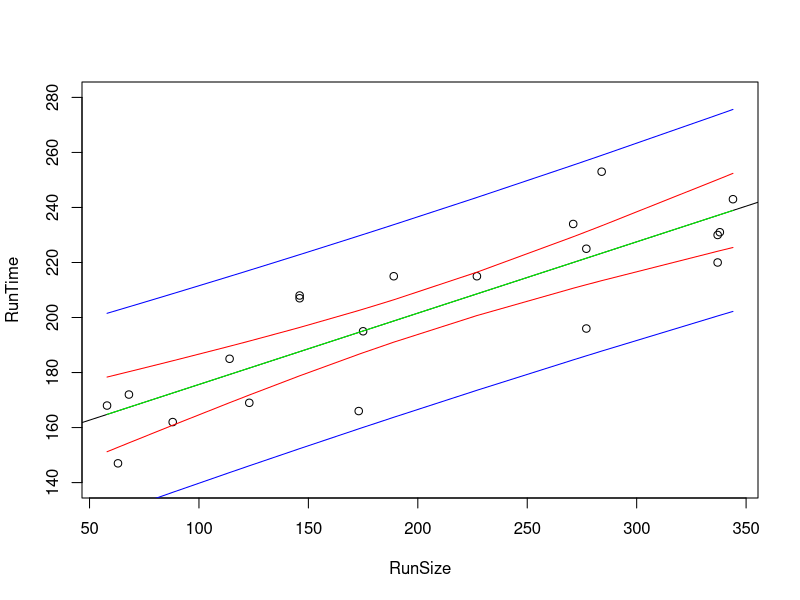

Generate this figure with R:
setwd("C:/hw/330")
production<-read.table("production.txt",header=T)

model<-lm(production$RunTime ~ production$RunSize)
result<-summary(model)

# calculate se(beta1_hat)

attach(production)
beta0_hat<-result$coefficients[1,1]
beta1_hat<-result$coefficients[2,1]
e<-RunTime - (beta0_hat + beta1_hat*RunSize)
s<-sqrt(sum(e^2)/(length(RunTime) - 2))
se_beta1_hat<-s/sqrt(sum((RunSize - mean(RunSize))^2))
se_beta1_hat
result # compare result of your calculation with that of R

# Hypothesis testing to see if beta1 is significant
.25924/.03714 # test statistic 
2*pt(.25924/.03714,length(RunSize)-2,lower.tail=F) # p value for determining whether to reject
# the null hypothesis

# create confidence interval for your parameters
# beta1_hat
result$coefficients[2,1]+c(-1,1)*qt(.975,length(RunSize)-2)*result$coefficients[2,2]
# beta0_hat
result$coefficients[1,1]+c(-1,1)*qt(.975,length(RunTime)-2)*result$coefficients[1,2]

# creating confidence and prediction intervals around the regression line
conf_result<-predict(model,interval="confidence",level=0.95)
pred_result<-predict(model,data.frame(RunSize),level=.95,interval="prediction")

pop1<-data.frame(RunSize,conf_result)
pop2<-data.frame(RunSize,pred_result)
pop1<-pop1[order(pop1$RunSize),]  # these two lines smooth out the lines you plot
pop2<-pop2[order(pop2$RunSize),]

plot(RunSize,RunTime,type="p",ylim=c(140,280))
abline(result$coefficients[1,1],result$coefficients[2,1])
lines(pop1$RunSize,pop1$lwr,type="l",col="red")
lines(pop1$RunSize,pop1$upr,type="l",col="red")
lines(pop2$RunSize,pop2$lwr,type="l",col="blue")
lines(pop2$RunSize,pop2$upr,type="l",col="blue")
lines(pop1$RunSize,pop1$fit,type="l",col="green") # fitted line is same as regression line



